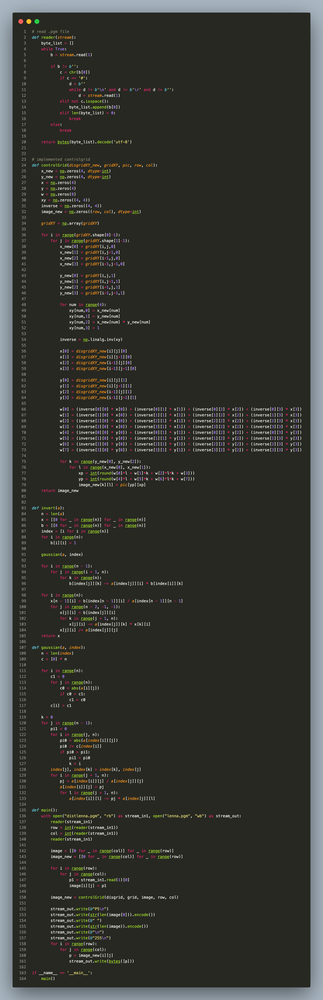
#> input picture DIP1/GeometricOperation/code.png, 323 x 1000 px, shrunk from 2004 x 6196 before the run, given in place of Lenna_noise.pgm, which was not available
$ python 2_2_butterworth.py
#> lines starting #> are read from the running program, lines starting #| are printed output that depends on the picture

import numpy as np
import cv2
from matplotlib import pyplot as plt

# Load image
img = cv2.imread('Lenna_noise.pgm', cv2.IMREAD_GRAYSCALE)
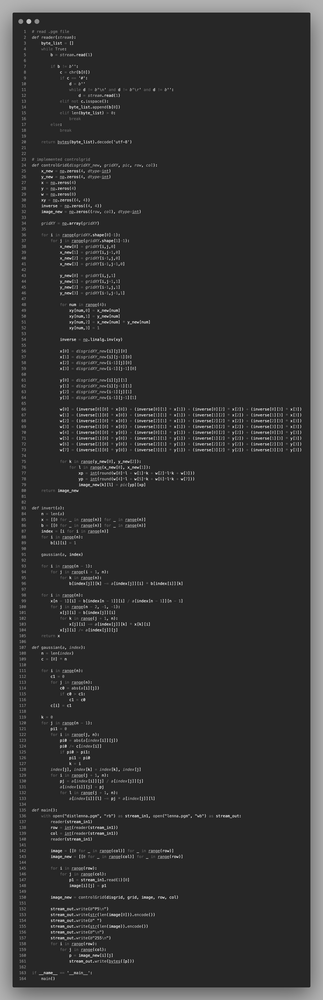
#> img: shape (1000, 323); min 10, max 226, mean 54.4

# Get image dimensions
X, Y = img.shape
#> X = 1000; Y = 323

# Compute Fourier transform
img_fft = np.fft.fft2(img)

# Display original image
plt.subplot(2, 2, 1)
plt.imshow(img, cmap='gray')
plt.title('Original Image')

# Compute distances in frequency domain
u = np.arange(X)
#> u = 1000 values from 0 to 999
v = np.arange(Y)
#> v = 323 values from 0 to 322
u[np.where(u > X/2)] -= X
v[np.where(v > Y/2)] -= Y
U, V = np.meshgrid(u, v)
D = np.sqrt(U**2 + V**2)

# Butterworth lowpass filter
cutoff = 10
n = 2
H_blf = 1 / (1 + (D / cutoff)**(2*n))
#> (the run stopped early here; a loop or call above may not have finished)

$ run again, on DIP1/GeometricOperation/gridcode.png
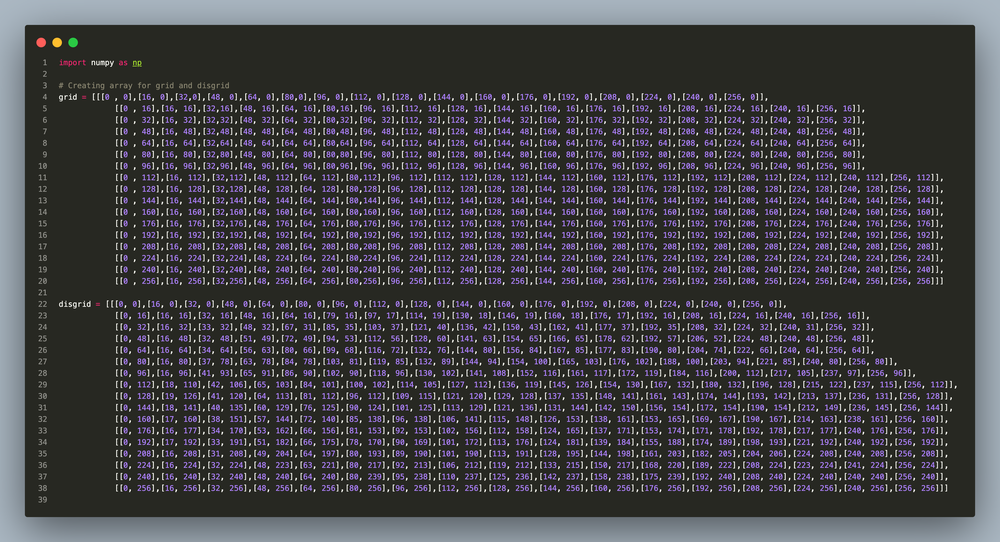
#> input picture DIP1/GeometricOperation/gridcode.png, 1000 x 542 px, shrunk from 3132 x 1696 before the run, given in place of Lenna_noise.pgm, which was not available
#> `img = cv2.imread('Lenna_noise.pgm', cv2.IMREAD_GRAYSCALE)`:
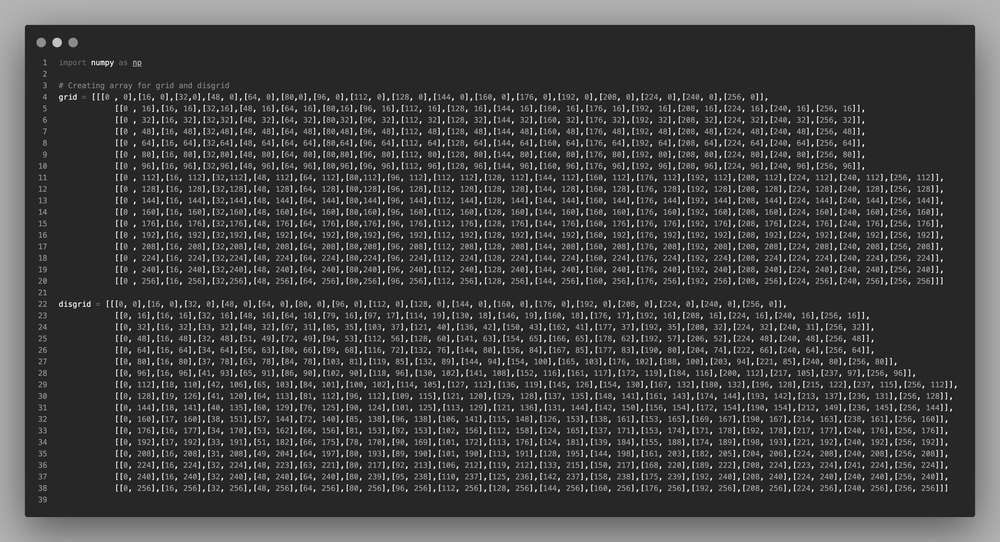
#> img: shape (542, 1000); min 0, max 255, mean 66
